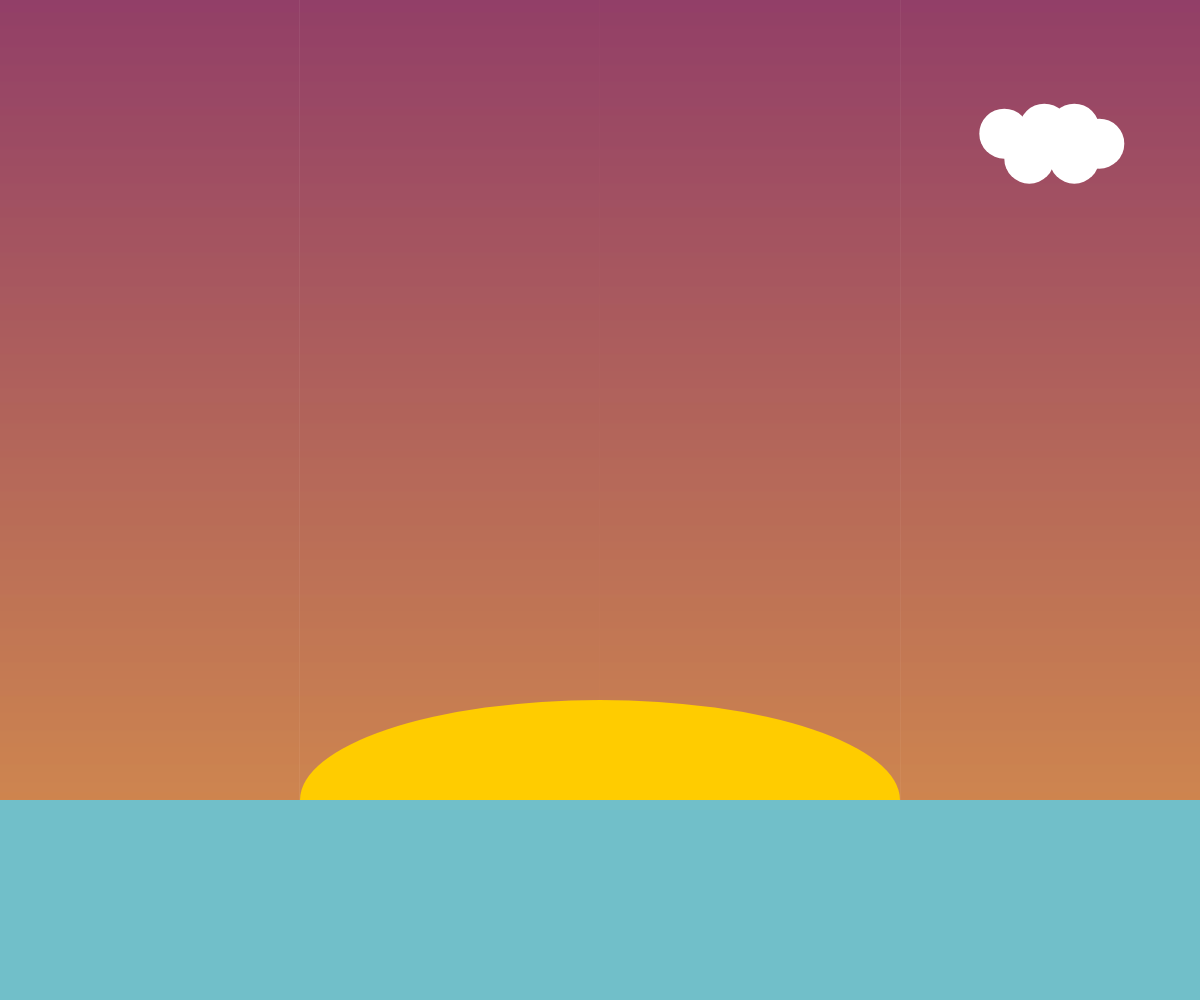
Frame 1 (no input)
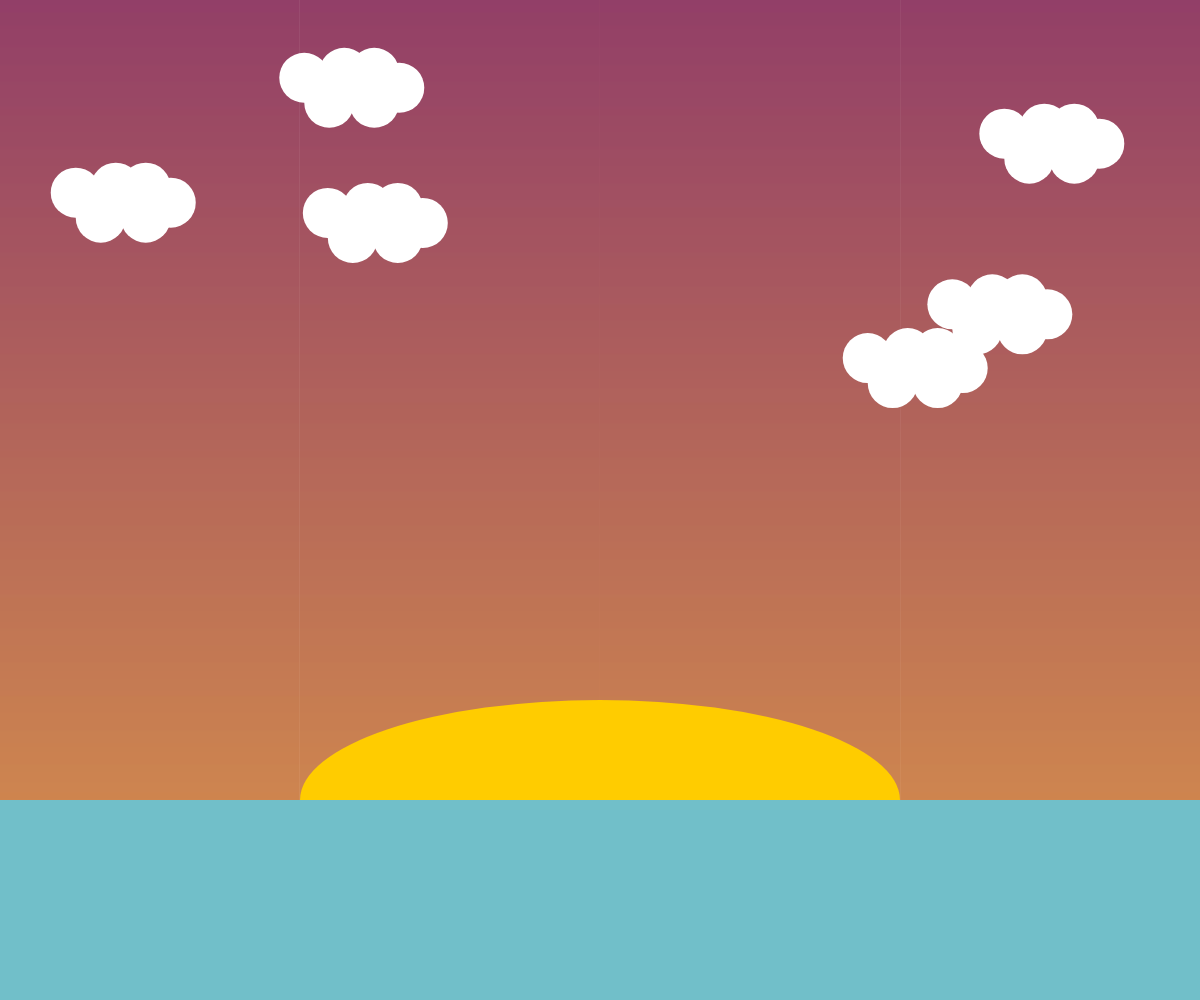
Frame 60 (no input)
Frame 120 (the mouse pressed at the canvas centre since frame 60): identical to frame 60, image omitted

The p5.js sketch that drew these frames (run headless with seeded random() and noise() and a simulated clock; from frame 60 on, the mouse is pressed at the canvas centre):

// p5.js sketch
// ── sketch.js
var cloudCounter = 0;
var cloudScale = 50;
var cloudPosX = 50;
var cloudPosY = 50;
const Y_AXIS = 1;


//Reference image
function setup() {
  let yellow = color(255, 204, 0);
  // put setup code here
  createCanvas(windowWidth, windowHeight); //create canvas the size of user's browser

  topSky = color(random(90, 120), 0, random(45, 90));
  bottomSky = color(random(180, 220), random(100, 150), 13);
  waterColor = color(113, 191, 201);
  setGradient(0, 0, windowWidth, windowHeight, topSky, bottomSky, Y_AXIS);

  noStroke();
  fill(waterColor);
  rect(0, windowHeight - windowHeight / 5, windowWidth, windowHeight / 5);

  fill(yellow);
  arc(windowWidth / 2, windowHeight - windowHeight / 5, windowWidth / 2, windowHeight / 5, PI, 2 * PI); //draw the sun

  line(windowWidth / 2, 20, 20);
}

//randomly generate clouds
function drawCloud() {
  fill("white");

  //the top row of cloud fluff
  ellipse(cloudPosX, cloudPosY, cloudScale, cloudScale);
  ellipse(cloudPosX + 40, cloudPosY - 5, cloudScale, cloudScale);
  ellipse(cloudPosX + 70, cloudPosY - 5, cloudScale, cloudScale);

  //the bottom row of cloud fluff
  ellipse(cloudPosX + 70, cloudPosY + 25, cloudScale, cloudScale);
  ellipse(cloudPosX + 25, cloudPosY + 25, cloudScale, cloudScale);
  ellipse(cloudPosX + 95, cloudPosY + 10, cloudScale, cloudScale);

  cloudPosX = 50;
  cloudPosY = 50;
}

function randomCloud() {
  if (cloudCounter <= 5) {
    cloudPosX += random(-50, windowWidth);
    cloudPosY += random(-50, windowHeight / 2.5);
    cloudCounter++;
    drawCloud();
  }
}

function draw() {
  randomCloud();
}

//I used the p5 reference for this method.
//(x,y) where the gradient begins
//(w,h) how wide and high the gradient is
//topC - top color , botC - bottom color
function setGradient(x, y, w, h, topC, botC) {
  noFill();
  // Top to bottom gradient
  for (let i = y; i <= y + h; i++) {
    let inter = map(i, y, y + h, 0, 1);
    let c = lerpColor(topC, botC, inter); //lerping means that you gradually go from one color to next
    stroke(c);
    line(x, i, x + w, i);
  }
}
